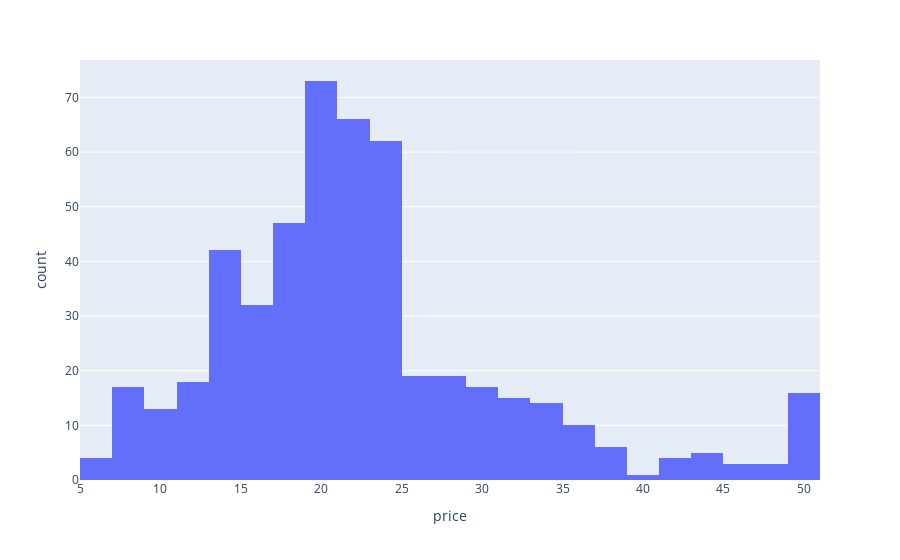

Write notebook code for a chart like this one.
### Markdown cell above
### 히스토그램

### Code cell
import plotly.express as px

fig = px.histogram(boston_pd, x='price')
fig

### Figure 1 — Plotly figure (JSON) as saved in the notebook; plotly's stock layout.template omitted (floating-point values rounded to 4 significant figures; data arrays with more than 128 entries replaced by an {"elided": "..."} marker saying what was removed)
{"data": [{"alignmentgroup": "True", "bingroup": "x", "hovertemplate": "price=%{x}<br>count=%{y}<extra></extra>", "legendgroup": "", "marker": {"color": "#636efa", "pattern": {"shape": ""}}, "name": "", "offsetgroup": "", "orientation": "v", "showlegend": false, "type": "histogram", "x": {"elided": "506 float values"}, "xaxis": "x", "yaxis": "y"}], "layout": {"barmode": "relative", "legend": {"tracegroupgap": 0}, "margin": {"t": 60}, "xaxis": {"anchor": "y", "domain": [0, 1], "title": {"text": "price"}}, "yaxis": {"anchor": "x", "domain": [0, 1], "title": {"text": "count"}}}}
